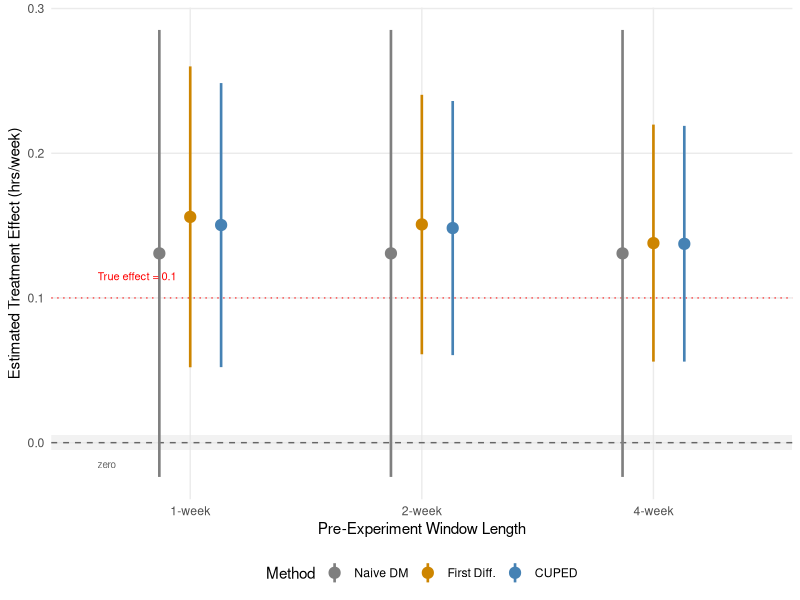

Recreate this plot in R.
## ---- chunk 1
knitr::opts_chunk$set(echo = TRUE, fig.pos = "H", out.extra = "")
## ---- chunk 2
library(tidyverse)
## ---- chunk 3
set.seed(7)

N <- 50000
new_user_frac <- 0.20
log_mean <- log(7)
log_sd <- 0.7
noise_sd <- 4.0
tau <- 0.10
n_pre_weeks <- 4

n_new <- round(N * new_user_frac)
n_existing <- N - n_new

users <- tibble(
  user_id = 1:N,
  is_new = c(rep(TRUE, n_new), rep(FALSE, n_existing)),
  baseline_mu = rlnorm(N, meanlog = log_mean, sdlog = log_sd),
  treatment = sample(c(0L, 1L), N, replace = TRUE)
)

generate_week <- function(baseline_mu, treatment_indicator = NULL, tau_val = 0) {
  n <- length(baseline_mu)
  noise <- rnorm(n, mean = 0, sd = noise_sd)
  hours <- baseline_mu + noise
  if (!is.null(treatment_indicator)) {
    hours <- hours + tau_val * treatment_indicator
  }
  return(pmax(hours, 0))
}

pre_weeks <- map(1:n_pre_weeks, ~ generate_week(users$baseline_mu))
names(pre_weeks) <- paste0("pre_week_", 1:n_pre_weeks)
post_week <- generate_week(users$baseline_mu, users$treatment, tau)

sim_data <- users %>%
  bind_cols(as_tibble(pre_weeks)) %>%
  mutate(
    post_week = post_week,
    pre_1wk = pre_week_4,
    pre_2wk = (pre_week_3 + pre_week_4) / 2,
    pre_4wk = (pre_week_1 + pre_week_2 + pre_week_3 + pre_week_4) / 4
  ) %>%
  mutate(
    pre_1wk = if_else(is_new, NA_real_, pre_1wk),
    pre_2wk = if_else(is_new, NA_real_, pre_2wk),
    pre_4wk = if_else(is_new, NA_real_, pre_4wk)
  )

existing <- sim_data %>% filter(!is_new)

cuped_adjust <- function(y, x) {
  has_x <- !is.na(x)
  theta <- cov(y[has_x], x[has_x]) / var(x[has_x])
  x_mean <- mean(x[has_x])
  y_adj <- y
  y_adj[has_x] <- y[has_x] - theta * (x[has_x] - x_mean)
  return(list(y_adj = y_adj, theta = theta))
}

run_test_all <- function(data, pre_col, label) {
  y <- data$post_week
  x <- data[[pre_col]]
  w <- data$treatment
  has_x <- !is.na(x)

  y_t <- y[w == 1]; y_c <- y[w == 0]
  n_t <- length(y_t); n_c <- length(y_c)

  # Naive DM
  naive_est <- mean(y_t) - mean(y_c)
  naive_se <- sqrt(var(y_t) / n_t + var(y_c) / n_c)
  naive_ci <- naive_est + c(-1, 1) * 1.96 * naive_se

  # First Differences (theta = 1)
  fd <- y; fd[has_x] <- y[has_x] - x[has_x]
  fd_t <- fd[w == 1]; fd_c <- fd[w == 0]
  fd_est <- mean(fd_t) - mean(fd_c)
  fd_se <- sqrt(var(fd_t) / n_t + var(fd_c) / n_c)
  fd_ci <- fd_est + c(-1, 1) * 1.96 * fd_se

  # CUPED (optimal theta)
  res <- cuped_adjust(y, x)
  ya <- res$y_adj
  ya_t <- ya[w == 1]; ya_c <- ya[w == 0]
  cuped_est <- mean(ya_t) - mean(ya_c)
  cuped_se <- sqrt(var(ya_t) / n_t + var(ya_c) / n_c)
  cuped_ci <- cuped_est + c(-1, 1) * 1.96 * cuped_se

  # OLS Regression Adjustment
  df_ols <- tibble(y = y, w = w, x = x) %>% filter(!is.na(x))
  mod <- lm(y ~ w + x, data = df_ols)
  ols_est <- coef(mod)["w"]
  ols_se <- summary(mod)$coefficients["w", "Std. Error"]
  ols_ci <- ols_est + c(-1, 1) * 1.96 * ols_se

  sig <- function(ci) ifelse((ci[1] > 0) | (ci[2] < 0), "Yes", "No")

  tibble(
    Window = label,
    Method = c("Naive DM", "First Diff.", "CUPED", "OLS Reg. Adj."),
    Estimate = round(c(naive_est, fd_est, cuped_est, ols_est), 4),
    SE = round(c(naive_se, fd_se, cuped_se, ols_se), 4),
    `95% CI` = c(sprintf("[%.4f, %.4f]", naive_ci[1], naive_ci[2]),
                 sprintf("[%.4f, %.4f]", fd_ci[1], fd_ci[2]),
                 sprintf("[%.4f, %.4f]", cuped_ci[1], cuped_ci[2]),
                 sprintf("[%.4f, %.4f]", ols_ci[1], ols_ci[2])),
    Sig. = c(sig(naive_ci), sig(fd_ci), sig(cuped_ci), sig(ols_ci)),
    `Var. Red.` = sprintf("%.1f%%", c(0,
                   (1 - fd_se^2 / naive_se^2) * 100,
                   (1 - cuped_se^2 / naive_se^2) * 100,
                   (1 - ols_se^2 / naive_se^2) * 100))
  )
}
## ---- chunk 4
rho_1 <- cor(existing$pre_1wk, existing$post_week)
rho_2 <- cor(existing$pre_2wk, existing$post_week)
rho_4 <- cor(existing$pre_4wk, existing$post_week)

all_results <- bind_rows(
  run_test_all(existing, "pre_1wk", "1-week"),
  run_test_all(existing, "pre_2wk", "2-week"),
  run_test_all(existing, "pre_4wk", "4-week")
)

# all users, 4-week CUPED
res_all <- run_test_all(sim_data, "pre_4wk", "4-week")
cuped_all_vr <- res_all %>% filter(Method == "CUPED") %>% pull(`Var. Red.`)

# new users naive
new_users <- sim_data %>% filter(is_new)
y_t <- new_users$post_week[new_users$treatment == 1]
y_c <- new_users$post_week[new_users$treatment == 0]
new_se <- round(sqrt(var(y_t) / length(y_t) + var(y_c) / length(y_c)), 4)
ex_naive_se <- round(res_all %>% filter(Method == "Naive DM") %>% pull(SE), 4)

cuped_vr_1 <- all_results %>% filter(Method == "CUPED", Window == "1-week") %>% pull(`Var. Red.`)
cuped_vr_4 <- all_results %>% filter(Method == "CUPED", Window == "4-week") %>% pull(`Var. Red.`)
fd_vr_1 <- all_results %>% filter(Method == "First Diff.", Window == "1-week") %>% pull(`Var. Red.`)
fd_vr_4 <- all_results %>% filter(Method == "First Diff.", Window == "4-week") %>% pull(`Var. Red.`)
## ---- chunk 5
plot_data <- all_results %>%
  filter(Method %in% c("Naive DM", "First Diff.", "CUPED")) %>%
  mutate(
    CI_lo = as.numeric(str_extract(`95% CI`, "(?<=\\[)[\\d.-]+")),
    CI_hi = as.numeric(str_extract(`95% CI`, "(?<=, )[\\d.-]+(?=\\])"))
  ) %>%
  rename(Est = Estimate)

plot_data$Window <- factor(plot_data$Window, levels = c("1-week", "2-week", "4-week"))
plot_data$Method <- factor(plot_data$Method, levels = c("Naive DM", "First Diff.", "CUPED"))

ggplot(plot_data, aes(x = Window, y = Est, color = Method)) +
  annotate("rect", xmin = -Inf, xmax = Inf, ymin = -0.005, ymax = 0.005,
           fill = "gray90", alpha = 0.5) +
  geom_hline(yintercept = 0, linetype = "dashed", color = "gray40") +
  geom_hline(yintercept = tau, linetype = "dotted", color = "red", alpha = 0.7) +
  geom_pointrange(aes(ymin = CI_lo, ymax = CI_hi),
                  position = position_dodge(width = 0.4), size = 0.7, linewidth = 0.9) +
  annotate("text", x = 0.6, y = tau + 0.015, label = paste0("True effect = ", tau),
           color = "red", size = 2.8, hjust = 0) +
  annotate("text", x = 0.6, y = -0.015, label = "zero",
           color = "gray40", size = 2.5, hjust = 0) +
  scale_color_manual(values = c("Naive DM" = "gray50", "First Diff." = "orange3", "CUPED" = "steelblue")) +
  labs(y = "Estimated Treatment Effect (hrs/week)",
       x = "Pre-Experiment Window Length") +
  theme_minimal(base_size = 11) +
  theme(legend.position = "bottom",
        panel.grid.minor = element_blank())
## ---- chunk 6
# Recompute (these chunks run independently of Section 7 chunks)
existing_app <- sim_data %>% filter(!is_new)

all_results_app <- bind_rows(
  run_test_all(existing_app, "pre_1wk", "1-week"),
  run_test_all(existing_app, "pre_2wk", "2-week"),
  run_test_all(existing_app, "pre_4wk", "4-week")
)

rho_1_app <- cor(existing_app$pre_1wk, existing_app$post_week)
rho_2_app <- cor(existing_app$pre_2wk, existing_app$post_week)
rho_4_app <- cor(existing_app$pre_4wk, existing_app$post_week)

# Table B0: Pre-post correlation
tibble(
  `Pre-Experiment Window` = c("1 week", "2 weeks", "4 weeks"),
  `Correlation (rho)` = round(c(rho_1_app, rho_2_app, rho_4_app), 3),
  `Theoretical VR` = paste0(round(c(rho_1_app, rho_2_app, rho_4_app)^2 * 100, 1), "%")
) %>% knitr::kable(caption = "Table B0: Pre-post correlation and theoretical variance reduction by window length (existing users).")

# Table B1: SE and Variance Reduction
all_results_app %>%
  filter(Method != "OLS Reg. Adj.") %>%
  select(Window, Method, SE, `Var. Red.`) %>%
  pivot_wider(names_from = Method, values_from = c(SE, `Var. Red.`)) %>%
  select(Window,
         `Naive SE` = `SE_Naive DM`,
         `FD SE` = `SE_First Diff.`,
         `CUPED SE` = `SE_CUPED`,
         `FD VR` = `Var. Red._First Diff.`,
         `CUPED VR` = `Var. Red._CUPED`) %>%
  knitr::kable(caption = "Table B1: Standard errors and variance reduction by method (existing users, true tau = 0.10). OLS Reg. Adj. omitted (identical to CUPED).")

# Table B2: Estimates and CIs
all_results_app %>%
  filter(Method != "OLS Reg. Adj.") %>%
  mutate(Result = sprintf("%.3f %s %s", Estimate, `95% CI`, ifelse(Sig. == "Yes", "*", ""))) %>%
  select(Window, Method, Result) %>%
  pivot_wider(names_from = Method, values_from = Result) %>%
  knitr::kable(caption = "Table B2: Estimates and 95% CIs (existing users). * = significant at 5%.")
